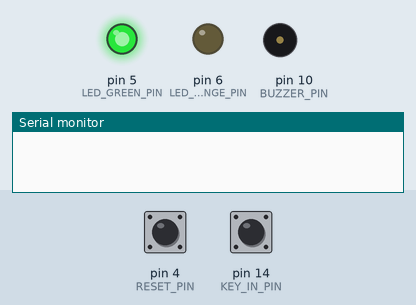
Recording of a sketch running on a simulated Arduino Uno, built with avr-gcc and run on an emulated ATmega328P. Shown: output pins drawn as LEDs (lit = HIGH), buzzer (waves = sounding), the last lines printed to the serial monitor. The test bench sets the inputs (shaded band); at power-on: pin 14 (KEY_IN_PIN) HIGH, pin 4 (RESET_PIN) HIGH.

Above: at 3.4 s.
3.5 s: pin 14 (KEY_IN_PIN) pulled LOW for 0.15 s
At 4.7 s:
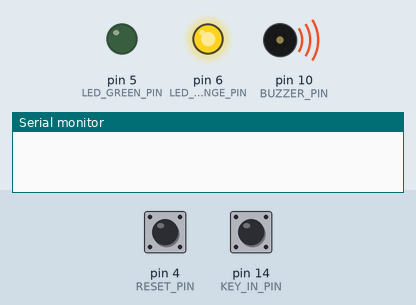
5.1 s: pin 14 (KEY_IN_PIN) pulled LOW for 1 s
At 5.9 s:
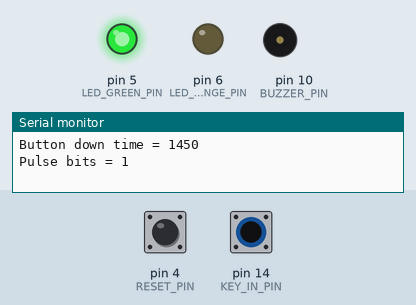
7.6 s: pin 14 (KEY_IN_PIN) pulled LOW for 3.2 s
At 11.9 s:
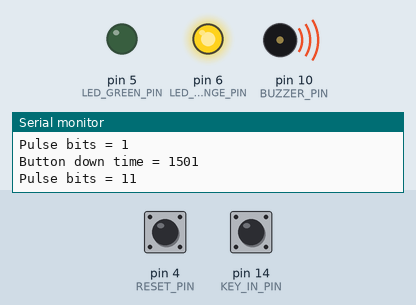
Timing chart, 0 to 13.4 s (numbered marks = the images above; inputs shaded):
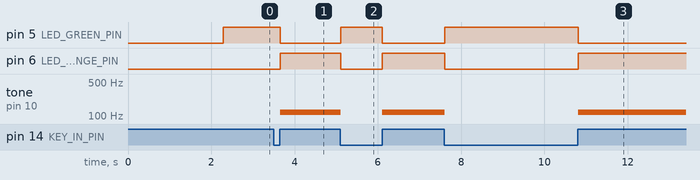

Measured:
- after the input at 3.5 s, pin 5 (LED_GREEN_PIN): HIGH → LOW after 0.16 s; pin 6 (LED_ORANGE_PIN): LOW → HIGH after 0.16 s; tone on pin 10 (BUZZER_PIN): silent → 120 Hz after 0.16 s
- after the input at 5.1 s, pin 5 (LED_GREEN_PIN): LOW → HIGH at once, → LOW 1.0 s later; pin 6 (LED_ORANGE_PIN): HIGH → LOW at once, → HIGH 1.0 s later; tone on pin 10 (BUZZER_PIN): 120 Hz → silent at once, → 120 Hz 1.0 s later
- after the input at 7.6 s, pin 5 (LED_GREEN_PIN): LOW → HIGH at once, → LOW 3.2 s later; pin 6 (LED_ORANGE_PIN): HIGH → LOW at once, → HIGH 3.2 s later; tone on pin 10 (BUZZER_PIN): 120 Hz → silent at once, → 120 Hz 3.2 s later

The sketch:

MorseKey.ino
```cpp
/*
  Morse Key receiver - interprets morse code received from a key

  Quentin McDonald
  August 2016

*/


#include <SoftwareSerial.h>
#include <Bounce2.h>

// Pin definitions:
#define RX_PIN           2
#define TX_PIN           3 // LCD Screen
#define RESET_PIN        4 // Reset Switch (N.O.)
#define LED_ORANGE_PIN   6 // BiColor LED
#define LED_GREEN_PIN    5 // BiColor LED
#define BUZZER_PIN      10 // Piezo Buzzer
#define KEY_IN_PIN      14 // Morse Key (N.C.)

#define TONE_FREQUENCY 120 // The fequency of the buzzer tone
#define DOT_CUTOFF     175 // Pulses below this length are dots
#define LED_OFF    0
#define LED_ORANGE 1
#define LED_GREEN  2

#define DOT 0
#define DASH 1

#define MAX_PULSES  4  // No code has more than 4 pulses

#define  A_CODE  ((DOT<<0 ) | (DASH << 1 ) )
#define  A_LEN 2

#define  B_CODE  ((DASH<<0 ) | (DOT << 1 ) | (DOT << 2) | (DOT << 3 ) )
#define  B_LEN 4

#define  C_CODE  ((DASH<<0 ) | (DOT << 1 ) | (DASH << 2) | (DOT << 3 ) )
#define  C_LEN 4

#define D_CODE ((DASH<<0 ) | (DOT << 1 ) | (DOT << 2) )
#define D_LEN 3

#define E_CODE ((DOT<<0 ))
#define E_LEN 1

#define F_CODE ((DOT<<0 ) | (DOT << 1 ) | (DASH << 2) | (DOT << 3 ) )
#define F_LEN 4

#define G_CODE ((DASH<<0 ) | (DASH << 1 ) | (DOT << 2) )
#define G_LEN 3

#define H_CODE ((DOT<<0 ) | (DOT << 1 ) | (DOT << 2) | (DOT << 3 ) )
#define H_LEN 4

#define  I_CODE  ((DOT<<0 ) | (DOT << 1 ) )
#define  I_LEN 2

#define J_CODE ((DOT<<0 ) | (DASH << 1 ) | (DASH << 2) | (DASH << 3 ) )
#define J_LEN 4

#define K_CODE ((DASH<<0 ) | (DOT << 1 ) | (DASH << 2) )
#define K_LEN 3

#define L_CODE ((DOT<<0 ) | (DASH << 1 ) | (DOT << 2) | (DOT << 3 ) )
#define L_LEN 4

#define M_CODE ((DASH<<0 ) | (DASH << 1 ))
#define M_LEN 2

#define N_CODE ((DASH<<0 ) | (DOT << 1 ))
#define N_LEN 2

#define  O_CODE  ((DASH<<0) | (DASH << 1 ) | (DASH<<2))
#define  O_LEN 3

#define P_CODE ((DOT<<0 ) | (DASH << 1 ) | (DASH << 2) | (DOT << 3 ) )
#define P_LEN 4

#define Q_CODE ((DASH<<0 ) | (DASH << 1 ) | (DOT << 2) | (DASH << 3 ) )
#define Q_LEN 4

#define  R_CODE  ((DOT<<0) | (DASH << 1 ) | (DOT<<2))
#define  R_LEN 3

#define  S_CODE  ((DOT<<0) | (DOT << 1 ) | (DOT<<2))
#define  S_LEN 3

#define T_CODE ((DASH<<0 ))
#define T_LEN 1

#define  U_CODE  ((DOT<<0) | (DOT << 1 ) | (DASH<<2))
#define  U_LEN 3

#define  V_CODE  ((DOT<<0 ) | (DOT << 1 ) | (DOT << 2) | (DASH << 3 ) )
#define  V_LEN 4

#define  W_CODE  ((DOT<<0 ) | (DASH << 1 ) | (DASH << 2) )
#define  W_LEN 3

#define X_CODE ((DASH<<0 ) | (DOT << 1 ) | (DOT << 2) | (DASH << 3 ) )
#define X_LEN 4

#define Y_CODE ((DASH<<0 ) | (DOT << 1 ) | (DASH << 2) | (DASH << 3 ) )
#define Y_LEN 4

#define Z_CODE ((DASH<<0 ) | (DASH << 1 ) | (DOT << 2) | (DOT << 3 ) )
#define Z_LEN 4


// 20x2 Serial Controlled LCD:
class SerialLCD {
  public:
    SerialLCD();
    void displayScreen( const char* theText );
    void displayLine(int lineNum, const char *theText);
    void displayChar(int lineNum, int charNum, const char theChar);
    void clear();
    void backlight(int Percentage);

  private:
    int d_pin;

};

//*******************************************************
// Variables:
//*******************************************************
// Software serial is used for the LCD display
SoftwareSerial ss =  SoftwareSerial( RX_PIN, TX_PIN );

SerialLCD lcd;

int num_pulses = 0;
int num_chars = 0;
const int MAX_CHARS = 16;

char words[MAX_CHARS];
char dots_dashes[MAX_CHARS];

int pulse_bits = 0;

Bounce key_bouncer = Bounce();
Bounce reset_bouncer = Bounce();

const int pulse_codes[] = { A_CODE, B_CODE, C_CODE, D_CODE, E_CODE,
                      F_CODE, G_CODE, H_CODE, I_CODE, J_CODE,
                      K_CODE, L_CODE, M_CODE, N_CODE, O_CODE,
                      P_CODE, Q_CODE, R_CODE, S_CODE, T_CODE,
                      U_CODE, V_CODE, W_CODE, X_CODE, Y_CODE,
                      Z_CODE };
const int pulse_lengths[] = {  A_LEN, B_LEN, C_LEN, D_LEN, E_LEN,
                      F_LEN, G_LEN, H_LEN, I_LEN, J_LEN,
                      K_LEN, L_LEN, M_LEN, N_LEN, O_LEN,
                      P_LEN, Q_LEN, R_LEN, S_LEN, T_LEN,
                      U_LEN, V_LEN, W_LEN, X_LEN, Y_LEN,
                      Z_LEN };

const int NUM_CODES = sizeof(pulse_codes) / sizeof(int);


//*******************************************************
// Functions:
//*******************************************************

// Clear the words and dots arrays
void clearWordsArray();
void clearDotsDashesArray();

// Display the current dots and dashes and words:
void updateLCD();

// Sets the BiColor LED state
void setLED( const int led_state );

// Adds a dot or dash to the dotdash array
void addDotDash( const char& dotdash );

// Handles the Morse Key Down situation
void handleKeyDown(long int& button_down_time, long int& pause_time);
void handleKeyUp( long int& button_down_time, long int& pause_time);

// Handles the reset of state
void handleReset();

// Tries to convert the current pulse bit pattern into a character
// Returns ' ' if there's no match
char getCharacterFromPulses();

// Adds a character to the array and updates the LCD:
void addCharacter( const char& c );

//****************************************************

void setup( ) {

  Serial.begin(9600);
  clearWordsArray();
  clearDotsDashesArray();
  pinMode(RESET_PIN, INPUT );
  digitalWrite( RESET_PIN, HIGH );
  reset_bouncer.attach( RESET_PIN );
  reset_bouncer.interval(10);


  pinMode(KEY_IN_PIN, INPUT );
  digitalWrite( KEY_IN_PIN, HIGH );
  key_bouncer.attach( KEY_IN_PIN );
  key_bouncer.interval(10);

  pinMode(BUZZER_PIN, OUTPUT );

  lcd.displayLine( 1, "Morse DeCoder");
  lcd.displayLine( 2, "v1.0     ");
  delay(2000);
  ss.flush();
  lcd.clear();
  pinMode(LED_ORANGE_PIN, OUTPUT );
  pinMode(LED_GREEN_PIN, OUTPUT );
  setLED(LED_GREEN);

}


void loop ( ) {

  static long int button_down_time = 0;
  static long int pause_time = 0;

  key_bouncer.update();
  reset_bouncer.update();

  // Morse key is normally closed so it's high (connected to 5v) when the key is down
  if ( key_bouncer.rose() ) {
    handleKeyDown(button_down_time, pause_time);
  }

  // Morse key is normally closed so it's low (connected to ground) when the key is up
  if ( key_bouncer.fell() ) {
    handleKeyUp(button_down_time, pause_time);
  }

  if ( reset_bouncer.fell() ) {
    handleReset();
  }

  if ( pause_time > 0 && ( ( millis() - pause_time) > DOT_CUTOFF * 5) ) {
    pause_time = 0;
    char c = getCharacterFromPulses();
    if ( c != ' '  ) {
      addCharacter(c);
      clearDotsDashesArray();
      num_pulses = 0;
      pulse_bits = 0;
      updateLCD();
    }
  }
}


/*******************************************************/

void handleKeyUp(long int& button_down_time ,
                 long int& pause_time )
{
  char pulse;
  long int button_elapsed_time = 0;

  setLED( LED_GREEN);
  noTone(BUZZER_PIN );
  if ( button_down_time > 0 ) {
    button_elapsed_time = millis() - button_down_time;
    Serial.print("Button down time = ");
    Serial.println(button_elapsed_time);
    if ( button_elapsed_time < DOT_CUTOFF ) {
      pulse = '.';
    }
    else {
      pulse = '-';
    }

    addDotDash(pulse);
    updateLCD();

  }
  button_down_time = 0;
  pause_time = millis();
}

/*******************************************************/

void handleKeyDown(long int& button_down_time,
                   long int& pause_time)
{
  setLED( LED_ORANGE);
  tone(BUZZER_PIN, TONE_FREQUENCY );
  button_down_time = millis();
  pause_time = 0;
}


/*******************************************************/

void handleReset()
{
  lcd.clear();
  clearWordsArray();
  clearDotsDashesArray();
  num_chars = 0;
  num_pulses = 0;
  pulse_bits = 0;
}


/*******************************************************/

// Sets the BiColor LED state
void setLED( const int led_state )
{
  switch ( led_state ) {

    case LED_OFF:
      digitalWrite( LED_ORANGE_PIN, LOW );
      digitalWrite( LED_GREEN_PIN, LOW );
      break;

    case LED_ORANGE:
      digitalWrite( LED_ORANGE_PIN, HIGH );
      digitalWrite( LED_GREEN_PIN, LOW );
      break;

    case LED_GREEN:
      digitalWrite( LED_ORANGE_PIN, LOW );
      digitalWrite( LED_GREEN_PIN, HIGH );
      break;


    default:
      break;
  }
}

/*********************************************************/

// Clear the words and dots arrays
void clearDotsDashesArray()
{
  for ( char& d : dots_dashes )
  {
    d = ' ';
  }
}

/*********************************************************/

void clearWordsArray()
{
  for ( char& w : words )
  {
    w = ' ';
  }
}

/********************************************************/

void updateLCD() {
  lcd.displayLine(1, dots_dashes);
  lcd.displayLine(2, words );
}

/* ******************************************************/

// Adds a dot or dash to the dotdash array
void addDotDash( const char& dotdash )
{

  if ( num_pulses >= MAX_PULSES) {
    num_pulses = 0;
    pulse_bits = 0;
    clearDotsDashesArray();
    return;
  }
  dots_dashes[num_pulses] = dotdash;

  if ( dotdash == '-')
    pulse_bits |= (DASH << num_pulses);

  Serial.print("Pulse bits = ");
  Serial.println(pulse_bits, BIN );

  num_pulses++;


}

/* ******************************************************/

// Adds a a character to the words array
void addCharacter( const char& c )
{

  if ( num_chars >= MAX_CHARS) {
    num_chars = 0;
    clearWordsArray();
  }
  words[num_chars] = c;

  num_chars++;
}

/* ******************************************************/
/* This function checks the current pulse pattern against the array of known codes. If
 *  the bit pattern and the number of pulses matches a known code then return the
 *  corresponding character. Otherwise return ' '
 */
char getCharacterFromPulses()
{
  char ret_char = ' ';


  for ( auto i = 0; i < NUM_CODES; i++ ) {

    if ( pulse_bits == pulse_codes[i] && num_pulses == pulse_lengths[i] ) {
      ret_char = 'A' + i;
      break;
    }

  }

  return ret_char;
}
```

LCD.ino
```cpp
//SerialLCD Functions
// Adapted from http://arduino.cc/playground/Code/SfLCD2

// NOTE, None of the following functions use each other. If all you need is one function,
// like for example, writing lines (displaySerLcdLine), you can delete all the other
// functions listed below to reduce the size of the code. They are not interdependent.

// displaySerLcdScreen("text for the entire screen")
// overwrites the entire screen, wraps the text as needed
// truncates after 80 characters
#include <SoftwareSerial.h>


SerialLCD::SerialLCD( )
{

  ss.begin(9600);

}

void SerialLCD::displayScreen(const char *theText){
  int delayTime = 50;
  ss.write(0xFE);   // command flag
  delay(delayTime);
  ss.write(128);    // start position for line 1
  if (strlen(theText) < 80) {
    // less than 80 characters, print then and then
    ss.print(theText);
    // pad the rest of the line with spaces
    for (int i = strlen(theText); i < 80; i++) {
      ss.print(" ");
    }
  }
  else {
    // 80 or more characters, just print the first 80
    for (int i = 0; i < 80; i++) {
      ss.print(theText[i]);
    }
  }
  delay(delayTime);
}


// displaySerLcdLine( line number, "text for that line")
// writes to each line separately
// lineNum is an integer for the line number. valid values 1 through 2
// *theText is a string of text and it gets padded at the end with spaces
// to overwrite whatever is already showing on that line. If you send more than
// 16 characters, it truncates the text.
void SerialLCD::displayLine(int lineNum, const char *theText){
  int delayTime = 50;
  int lcdPosition = 0;  // initialize lcdPosition and use to indicate value values

  // based upon the lineNum, set the position on the LCD
  if (lineNum==1){
    lcdPosition = 128;
  }
  else if (lineNum==2){
    lcdPosition = 192;
  }


  // don't write to the LCD if the lineNum value didn't generate a valid position
  if (lcdPosition > 0){
    ss.write(0xFE);   //command flag
    delay(delayTime);
    ss.write(lcdPosition);    //position

      if (strlen(theText) < 16) {
      // less than 16 characters, print then and then
      ss.print(theText);
      // pad the rest of the line with spaces
      for (int i = strlen(theText); i < 16; i++) {
        ss.print(" ");
      }
    }
    else {
      // 16 or more characters, just print the first 16
      for (int i = 0; i < 16; i++) {
        ss.print(theText[i]);
      }
    }
    delay(delayTime);
  }
}


// displaySerLcdChar(LCD line, position on line, 'the character to display')
// LCD line: integer 1 through 2
// position on line: integer 1 through 16
// character to display: a single character in single quotes
void SerialLCD::displayChar(int lineNum, int charNum, const char theChar){
  int delayTime = 50;
  int lcdPosition = 0;  // initialize lcdPosition and use to indicate value values

  // charNum has to be within 1 to 16,
  // lineNum has to be within 1 to 2
  if (charNum > 0 && charNum < 21) {
    if (lineNum==1){
      lcdPosition = 128;
    }
    else if (lineNum==2){
      lcdPosition = 192;
    }
  }

  // don't write to the LCD if the lineNum and charNum values were not within range
  if (lcdPosition > 0){
    // add to start of line position to get the position to write to
    lcdPosition = lcdPosition + charNum - 1;

    ss.write(0xFE);   //command flag
    delay(delayTime);
    ss.write(lcdPosition);    //position
    ss.print(theChar);
    delay(delayTime);
  }
}

void SerialLCD::clear(){
  ss.write(0xFE);   //command flag
  ss.write(0x01);   //clear command.
  delay(50);
}

void SerialLCD::backlight(int thePercentage){  //turns on the backlight
  ss.write(0x7C);   //command flag for backlight stuff
  int theValue = map(thePercentage, 0,100,128,157); // maps percentage to what SerLCD wants to see
  ss.write(theValue);    //light level.
  delay(50);
}
```
